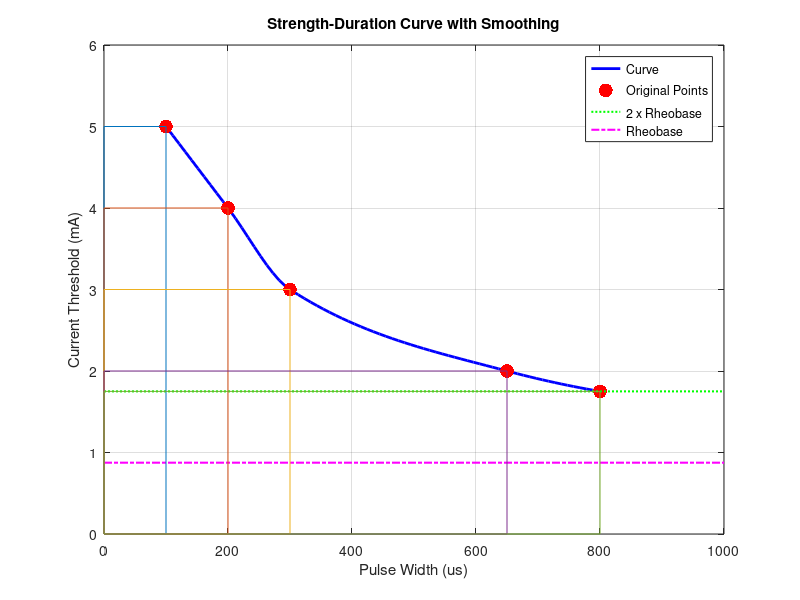

Recreate this plot in MATLAB. (Note: this script raises an error after producing the figure.)
%% Fig 2 - Strength-Duration Curve in MATLAB

% Define parameters
pulse_widths = [100, 200, 300, 650, 800]; % Pulse widths in microseconds
current_thresholds = [5, 4, 3, 2, 1.75]; % Corresponding current thresholds in mA

% Create a higher-resolution line for smoothing
smooth_pulse_widths = linspace(0, 1000);
smooth_current_thresholds = interp1(pulse_widths, current_thresholds, smooth_pulse_widths, 'pchip');

% Plot the strength-duration curve with a smoother line
figure;
plot(smooth_pulse_widths, smooth_current_thresholds, 'b-', 'LineWidth', 2);
hold on;
scatter(pulse_widths, current_thresholds, 100, 'r', 'filled'); % Plot original points

% Plot dashed line at the lowest current threshold
rheobase_x2 = min(current_thresholds);
rheobase = rheobase_x2 / 2;

% Plot dashed line at the 2 x rheobase current threshold
plot([0, 1000], [rheobase_x2, rheobase_x2], ':', 'Color', 'g', 'LineWidth', 1.5);

% Plot dashed line at rheobase threshold
plot([0, 1000], [rheobase, rheobase], '-.', 'Color', 'm', 'LineWidth', 1.5);

xlabel('Pulse Width (us)');
ylabel('Current Threshold (mA)');
title('Strength-Duration Curve with Smoothing');
grid on;

% Set x-axis and y-axis limits
xlim([0 1000]); % Adjusted x-axis limit to 1000 microseconds
ylim([0 6]);    % Adjusted y-axis limit to 6 mA

% Define a colormap for different colors
colors = colormap(lines(length(pulse_widths)));
% Draw boxes for each pair of pulse width and current threshold with different colors
for i = 1:length(pulse_widths)
    rectangle('Position', [0, 0, pulse_widths(i), current_thresholds(i)], 'EdgeColor', colors(i, :));
end

% Add a legend for the dashed lines
legend({'Curve', 'Original Points', '2 x Rheobase', 'Rheobase'}, 'Location', 'Best');
%% Fig 3 Performance Metric Analysis
% Define stimulation parameters
amp_flexor = 3.00; % Amplitude for Flexor condition (mA)
pulse_width_flexor = 300; % Pulse width for Flexor condition (us)
amp_ulnar = 5.00; % Amplitude for Ulnar condition (mA)
pulse_width_ulnar = 150; % Pulse width for Ulnar condition (us)
frequency = 30; % Stimulation frequency (Hz)
duration = 250; % Duration of stimulation (us)

% Participant displacement data (arbitrary units)
displacement_data = [
    1.7, 1, 0.75; % Flexor, Trial 1
    1.4, 0.5, 1.9; % Flexor, Trial 2
    1.4, 1, 1.3;   % Flexor, Trial 3
    0.9, 0.5, 1.2; % Flexor, Trial 4
    1, 1, 1.3;     % Flexor, Trial 5
    1.25, 0.5, 1.2; % Flexor, Trial 6
    3.3, 0.6, 0.4; % Ulnar, Trial 7
    4.5, 1.1, 0.8; % Ulnar, Trial 8
    4.8, 1.2, 0.4; % Ulnar, Trial 9
    2.5, 0.5, 0.4; % Ulnar, Trial 10
    4.1, 0.4, 0.7; % Ulnar, Trial 11
    4.65, 0.4, 0.4 % Ulnar, Trial 12
];

% Calculate average displacement for each condition and trial
average_displacement_flexor = mean(displacement_data(1:6, :));
average_displacement_ulnar = mean(displacement_data(7:12, :));

% Display results
disp('Average Displacement for Flexor Condition:');
disp(average_displacement_flexor);

disp('Average Displacement for Ulnar Condition:');
disp(average_displacement_ulnar);

%% Fig 4
% Location --> Flexor = 1
%          --> Ulnar = 2

% Input data - replace with your actual data
trial_data = [
    1, 1, 1.7, 1, 0.75; 
    2, 1, 1.4, 0.5, 1.9; 
    3, 1, 1.4, 1, 1.3; 
    4, 1, 0.9, 0.5, 1.2; 
    5, 1, 1, 1, 1.3; 
    6, 1, 1.25, 0.5, 1.2; 
    7, 2, 3.3, 0.6, 0.4; 
    8, 2, 4.5, 1.1, 0.8; 
    9, 2, 4.8, 1.2, 0.4; 
    10, 2, 2.5, 0.5, 0.4; 
    11, 2, 4.1, 0.4, 0.7; 
    12, 2, 4.65, 0.4, 0.4
];

% Extracting data
location_1_data = trial_data(trial_data(:, 2) == 1, 3:5);
location_2_data = trial_data(trial_data(:, 2) == 2, 3:5);

% Jarque-Bera test for normality
[h_jb_location_1, p_value_jb_location_1] = jbtest(median(location_1_data));
[h_jb_location_2, p_value_jb_location_2] = jbtest(median(location_2_data));

% Generating bar plot
figure;
subplot(2, 1, 1);
bar(1:3, mean(location_1_data), 'b');
hold on;
bar(4:6, mean(location_2_data), 'r');
errorbar([1:3, 4:6], [mean(location_1_data), mean(location_2_data)], ...
         [std(location_1_data), std(location_2_data)] / sqrt(size(location_1_data, 1)), ...
         '.', 'Color', 'k');
xticks(1:6);
xticklabels({'Participant 1', 'Participant 2', 'Participant 3', 'Participant 1', 'Participant 2', 'Participant 3'});
ylabel('Mean Finger Displacement');
title('Bar Plot of Mean Finger Displacement for Location 1 and Location 2');

subplot(2, 1, 2);
bar(1:3, p_value_jb_location_1, 'b');
hold on;
bar(4:6, p_value_jb_location_2, 'r');
xticks(1:6);
xticklabels({'Participant 1', 'Participant 2', 'Participant 3', 'Participant 1', 'Participant 2', 'Participant 3'});
ylabel('p-value (Jarque-Bera test)');
title('Bar Plot of Jarque-Bera Test p-values for Location 1 and Location 2');

